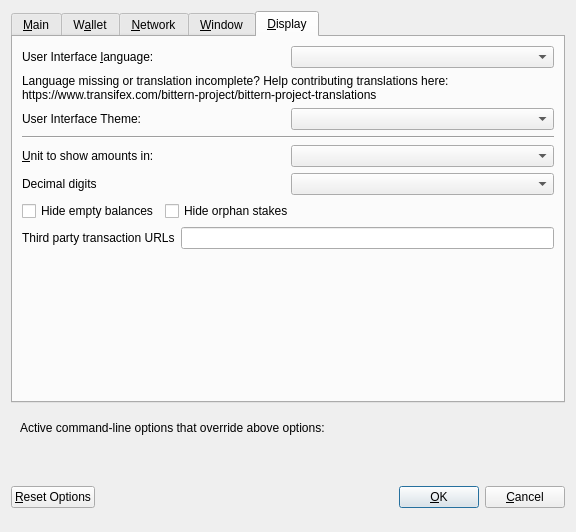
<?xml version="1.0" encoding="UTF-8"?>
<ui version="4.0">
 <class>OptionsDialog</class>
 <widget class="QDialog" name="OptionsDialog">
  <property name="geometry">
   <rect>
    <x>0</x>
    <y>0</y>
    <width>576</width>
    <height>532</height>
   </rect>
  </property>
  <property name="windowTitle">
   <string>Options</string>
  </property>
  <property name="modal">
   <bool>true</bool>
  </property>
  <layout class="QVBoxLayout" name="verticalLayout">
   <item>
    <widget class="QTabWidget" name="tabWidget">
     <property name="currentIndex">
      <number>4</number>
     </property>
     <widget class="QWidget" name="tabMain">
      <attribute name="title">
       <string>&amp;Main</string>
      </attribute>
      <layout class="QVBoxLayout" name="verticalLayout_Main">
       <item>
        <widget class="QCheckBox" name="bitcoinAtStartup">
         <property name="toolTip">
          <string>Automatically start BTR after logging in to the system.</string>
         </property>
         <property name="text">
          <string>&amp;Start BTR on system login</string>
         </property>
        </widget>
       </item>
       <item>
        <layout class="QHBoxLayout" name="horizontalLayout_2_Main">
         <item>
          <widget class="QLabel" name="databaseCacheLabel">
           <property name="text">
            <string>Size of &amp;database cache</string>
           </property>
           <property name="textFormat">
            <enum>Qt::PlainText</enum>
           </property>
           <property name="buddy">
            <cstring>databaseCache</cstring>
           </property>
          </widget>
         </item>
         <item>
          <widget class="QSpinBox" name="databaseCache"/>
         </item>
         <item>
          <widget class="QLabel" name="databaseCacheUnitLabel">
           <property name="text">
            <string>MB</string>
           </property>
           <property name="textFormat">
            <enum>Qt::PlainText</enum>
           </property>
          </widget>
         </item>
         <item>
          <spacer name="horizontalSpacer_2_Main">
           <property name="orientation">
            <enum>Qt::Horizontal</enum>
           </property>
           <property name="sizeHint" stdset="0">
            <size>
             <width>40</width>
             <height>20</height>
            </size>
           </property>
          </spacer>
         </item>
        </layout>
       </item>
       <item>
        <layout class="QHBoxLayout" name="horizontalLayout_3_Main">
         <item>
          <widget class="QLabel" name="threadsScriptVerifLabel">
           <property name="text">
            <string>Number of script &amp;verification threads</string>
           </property>
           <property name="textFormat">
            <enum>Qt::PlainText</enum>
           </property>
           <property name="buddy">
            <cstring>threadsScriptVerif</cstring>
           </property>
          </widget>
         </item>
         <item>
          <widget class="QSpinBox" name="threadsScriptVerif">
           <property name="toolTip">
            <string>(0 = auto, &lt;0 = leave that many cores free)</string>
           </property>
          </widget>
         </item>
         <item>
          <spacer name="horizontalSpacer_3_Main">
           <property name="orientation">
            <enum>Qt::Horizontal</enum>
           </property>
           <property name="sizeHint" stdset="0">
            <size>
             <width>40</width>
             <height>20</height>
            </size>
           </property>
          </spacer>
         </item>
        </layout>
       </item>
       <item>
        <spacer name="verticalSpacer_2">
         <property name="orientation">
          <enum>Qt::Vertical</enum>
         </property>
         <property name="sizeHint" stdset="0">
          <size>
           <width>20</width>
           <height>40</height>
          </size>
         </property>
        </spacer>
       </item>
       <item>
        <layout class="QHBoxLayout" name="horizontalLayout_3"/>
       </item>
       <item>
        <layout class="QHBoxLayout" name="horizontalLayout" stretch="">
         <property name="sizeConstraint">
          <enum>QLayout::SetFixedSize</enum>
         </property>
        </layout>
       </item>
      </layout>
     </widget>
     <widget class="QWidget" name="tabWallet">
      <attribute name="title">
       <string>W&amp;allet</string>
      </attribute>
      <layout class="QVBoxLayout" name="verticalLayout_Wallet">
       <item>
        <layout class="QHBoxLayout" name="horizontalLayout_2_Wallet">
         <item>
          <widget class="QLabel" name="labelStakeSplitThresholdText">
           <property name="text">
            <string>Stake split threshold:</string>
           </property>
          </widget>
         </item>
         <item>
          <widget class="QSpinBox" name="spinBoxStakeSplitThreshold">
           <property name="minimum">
            <number>1</number>
           </property>
           <property name="maximum">
            <number>999999</number>
           </property>
          </widget>
         </item>
        </layout>
       </item>
       <item>
        <widget class="QGroupBox" name="groupBox">
         <property name="title">
          <string>Expert</string>
         </property>
         <layout class="QVBoxLayout" name="verticalLayout_2">
          <item>
           <widget class="QCheckBox" name="coinControlFeatures">
            <property name="toolTip">
             <string>Whether to show coin control features or not.</string>
            </property>
            <property name="text">
             <string>Enable coin &amp;control features</string>
            </property>
           </widget>
          </item>
          <item>
           <widget class="QCheckBox" name="showMasternodesTab">
            <property name="toolTip">
             <string>Show additional tab listing all your masternodes in first sub-tab&lt;br/&gt;and all masternodes on the network in second sub-tab.</string>
            </property>
            <property name="text">
             <string>Show Masternodes Tab</string>
            </property>
           </widget>
          </item>
          <item>
           <widget class="QCheckBox" name="spendZeroConfChange">
            <property name="toolTip">
             <string>If you disable the spending of unconfirmed change, the change from a transaction&lt;br/&gt;cannot be used until that transaction has at least one confirmation.&lt;br/&gt;This also affects how your balance is computed.</string>
            </property>
            <property name="text">
             <string>&amp;Spend unconfirmed change</string>
            </property>
           </widget>
          </item>
         </layout>
        </widget>
       </item>
       <item>
        <spacer name="verticalSpacer_Wallet">
         <property name="orientation">
          <enum>Qt::Vertical</enum>
         </property>
         <property name="sizeHint" stdset="0">
          <size>
           <width>20</width>
           <height>40</height>
          </size>
         </property>
        </spacer>
       </item>
      </layout>
     </widget>
     <widget class="QWidget" name="tabNetwork">
      <attribute name="title">
       <string>&amp;Network</string>
      </attribute>
      <layout class="QVBoxLayout" name="verticalLayout_Network">
       <item>
        <widget class="QCheckBox" name="mapPortUpnp">
         <property name="toolTip">
          <string>Automatically open the BTR client port on the router. This only works when your router supports UPnP and it is enabled.</string>
         </property>
         <property name="text">
          <string>Map port using &amp;UPnP</string>
         </property>
        </widget>
       </item>
       <item>
        <widget class="QCheckBox" name="allowIncoming">
         <property name="toolTip">
          <string>Accept connections from outside</string>
         </property>
         <property name="text">
          <string>Allow incoming connections</string>
         </property>
        </widget>
       </item>
       <item>
        <widget class="QCheckBox" name="connectSocks">
         <property name="toolTip">
          <string>Connect to the BTR network through a SOCKS5 proxy.</string>
         </property>
         <property name="text">
          <string>&amp;Connect through SOCKS5 proxy (default proxy):</string>
         </property>
        </widget>
       </item>
       <item>
        <layout class="QHBoxLayout" name="horizontalLayout_1_Network">
         <item>
          <widget class="QLabel" name="proxyIpLabel">
           <property name="text">
            <string>Proxy &amp;IP:</string>
           </property>
           <property name="textFormat">
            <enum>Qt::PlainText</enum>
           </property>
           <property name="buddy">
            <cstring>proxyIp</cstring>
           </property>
          </widget>
         </item>
         <item>
          <widget class="QValidatedLineEdit" name="proxyIp">
           <property name="minimumSize">
            <size>
             <width>140</width>
             <height>0</height>
            </size>
           </property>
           <property name="maximumSize">
            <size>
             <width>140</width>
             <height>16777215</height>
            </size>
           </property>
           <property name="toolTip">
            <string>IP address of the proxy (e.g. IPv4: 127.0.0.1 / IPv6: ::1)</string>
           </property>
          </widget>
         </item>
         <item>
          <widget class="QLabel" name="proxyPortLabel">
           <property name="text">
            <string>&amp;Port:</string>
           </property>
           <property name="textFormat">
            <enum>Qt::PlainText</enum>
           </property>
           <property name="buddy">
            <cstring>proxyPort</cstring>
           </property>
          </widget>
         </item>
         <item>
          <widget class="QLineEdit" name="proxyPort">
           <property name="minimumSize">
            <size>
             <width>55</width>
             <height>0</height>
            </size>
           </property>
           <property name="maximumSize">
            <size>
             <width>55</width>
             <height>16777215</height>
            </size>
           </property>
           <property name="toolTip">
            <string>Port of the proxy (e.g. 9050)</string>
           </property>
          </widget>
         </item>
         <item>
          <spacer name="horizontalSpacer_1_Network">
           <property name="orientation">
            <enum>Qt::Horizontal</enum>
           </property>
           <property name="sizeHint" stdset="0">
            <size>
             <width>40</width>
             <height>20</height>
            </size>
           </property>
          </spacer>
         </item>
        </layout>
       </item>
       <item>
        <spacer name="verticalSpacer_Network">
         <property name="orientation">
          <enum>Qt::Vertical</enum>
         </property>
         <property name="sizeHint" stdset="0">
          <size>
           <width>20</width>
           <height>40</height>
          </size>
         </property>
        </spacer>
       </item>
      </layout>
     </widget>
     <widget class="QWidget" name="tabWindow">
      <attribute name="title">
       <string>&amp;Window</string>
      </attribute>
      <layout class="QVBoxLayout" name="verticalLayout_Window">
       <item>
        <widget class="QCheckBox" name="minimizeToTray">
         <property name="toolTip">
          <string>Show only a tray icon after minimizing the window.</string>
         </property>
         <property name="text">
          <string>&amp;Minimize to the tray instead of the taskbar</string>
         </property>
        </widget>
       </item>
       <item>
        <widget class="QCheckBox" name="minimizeOnClose">
         <property name="toolTip">
          <string>Minimize instead of exit the application when the window is closed. When this option is enabled, the application will be closed only after selecting Quit in the menu.</string>
         </property>
         <property name="text">
          <string>M&amp;inimize on close</string>
         </property>
        </widget>
       </item>
       <item>
        <spacer name="verticalSpacer_Window">
         <property name="orientation">
          <enum>Qt::Vertical</enum>
         </property>
         <property name="sizeHint" stdset="0">
          <size>
           <width>20</width>
           <height>40</height>
          </size>
         </property>
        </spacer>
       </item>
      </layout>
     </widget>
     <widget class="QWidget" name="tabDisplay">
      <attribute name="title">
       <string>&amp;Display</string>
      </attribute>
      <layout class="QVBoxLayout" name="verticalLayout_Display">
       <item>
        <layout class="QHBoxLayout" name="horizontalLayout_1_Display">
         <item>
          <widget class="QLabel" name="langLabel">
           <property name="text">
            <string>User Interface &amp;language:</string>
           </property>
           <property name="textFormat">
            <enum>Qt::PlainText</enum>
           </property>
           <property name="buddy">
            <cstring>lang</cstring>
           </property>
          </widget>
         </item>
         <item>
          <widget class="QValueComboBox" name="lang">
           <property name="toolTip">
            <string>The user interface language can be set here. This setting will take effect after restarting BTR.</string>
           </property>
          </widget>
         </item>
        </layout>
       </item>
       <item>
        <widget class="QLabel" name="label_3">
         <property name="toolTip">
          <string notr="true"/>
         </property>
         <property name="statusTip">
          <string notr="true"/>
         </property>
         <property name="whatsThis">
          <string notr="true"/>
         </property>
         <property name="accessibleName">
          <string notr="true"/>
         </property>
         <property name="text">
          <string>Language missing or translation incomplete? Help contributing translations here:
https://www.transifex.com/bittern-project/bittern-project-translations</string>
         </property>
         <property name="wordWrap">
          <bool>true</bool>
         </property>
         <property name="openExternalLinks">
          <bool>true</bool>
         </property>
         <property name="textInteractionFlags">
          <set>Qt::TextBrowserInteraction</set>
         </property>
        </widget>
       </item>
       <item>
        <layout class="QHBoxLayout" name="horizontalLayout_2_Display" stretch="0,0">
         <item>
          <widget class="QLabel" name="themeLabel">
           <property name="text">
            <string>User Interface Theme:</string>
           </property>
          </widget>
         </item>
         <item>
          <widget class="QValueComboBox" name="theme"/>
         </item>
        </layout>
       </item>
       <item>
        <widget class="Line" name="line">
         <property name="orientation">
          <enum>Qt::Horizontal</enum>
         </property>
        </widget>
       </item>
       <item>
        <layout class="QHBoxLayout" name="horizontalLayout_3_Display">
         <item>
          <widget class="QLabel" name="unitLabel">
           <property name="text">
            <string>&amp;Unit to show amounts in:</string>
           </property>
           <property name="textFormat">
            <enum>Qt::PlainText</enum>
           </property>
           <property name="buddy">
            <cstring>unit</cstring>
           </property>
          </widget>
         </item>
         <item>
          <widget class="QValueComboBox" name="unit">
           <property name="toolTip">
            <string>Choose the default subdivision unit to show in the interface and when sending coins.</string>
           </property>
          </widget>
         </item>
        </layout>
       </item>
       <item>
        <layout class="QHBoxLayout" name="horizontalLayout_4_Display">
         <item>
          <widget class="QLabel" name="digitsLabel">
           <property name="text">
            <string>Decimal digits</string>
           </property>
          </widget>
         </item>
         <item>
          <widget class="QValueComboBox" name="digits"/>
         </item>
        </layout>
       </item>
       <item>
        <layout class="QHBoxLayout" name="horizontalLayout_5_Display">
         <item>
          <widget class="QCheckBox" name="checkBoxHideZeroBalances">
           <property name="toolTip">
            <string>Hide empty balances</string>
           </property>
           <property name="layoutDirection">
            <enum>Qt::LeftToRight</enum>
           </property>
           <property name="text">
            <string>Hide empty balances</string>
           </property>
          </widget>
         </item>
         <item>
          <widget class="QCheckBox" name="checkBoxHideOrphans">
           <property name="toolTip">
            <string>Hide orphan stakes in transaction lists</string>
           </property>
           <property name="text">
            <string>Hide orphan stakes</string>
           </property>
          </widget>
         </item>
         <item>
          <spacer name="horizontalSpacer">
           <property name="orientation">
            <enum>Qt::Horizontal</enum>
           </property>
           <property name="sizeHint" stdset="0">
            <size>
             <width>40</width>
             <height>20</height>
            </size>
           </property>
          </spacer>
         </item>
        </layout>
       </item>
       <item>
        <layout class="QHBoxLayout" name="horizontalLayout_6_Display">
         <item>
          <widget class="QLabel" name="thirdPartyTxUrlsLabel">
           <property name="toolTip">
            <string>Third party URLs (e.g. a block explorer) that appear in the transactions tab as context menu items. %s in the URL is replaced by transaction hash. Multiple URLs are separated by vertical bar |.</string>
           </property>
           <property name="text">
            <string>Third party transaction URLs</string>
           </property>
           <property name="buddy">
            <cstring>thirdPartyTxUrls</cstring>
           </property>
          </widget>
         </item>
         <item>
          <widget class="QLineEdit" name="thirdPartyTxUrls">
           <property name="toolTip">
            <string>Third party URLs (e.g. a block explorer) that appear in the transactions tab as context menu items. %s in the URL is replaced by transaction hash. Multiple URLs are separated by vertical bar |.</string>
           </property>
          </widget>
         </item>
        </layout>
       </item>
       <item>
        <spacer name="verticalSpacer">
         <property name="orientation">
          <enum>Qt::Vertical</enum>
         </property>
         <property name="sizeHint" stdset="0">
          <size>
           <width>20</width>
           <height>40</height>
          </size>
         </property>
        </spacer>
       </item>
      </layout>
     </widget>
    </widget>
   </item>
   <item>
    <widget class="QFrame" name="frame">
     <layout class="QVBoxLayout" name="verticalLayout_Bottom">
      <item>
       <layout class="QHBoxLayout" name="horizontalLayout_Bottom">
        <item>
         <widget class="QLabel" name="overriddenByCommandLineInfoLabel">
          <property name="text">
           <string>Active command-line options that override above options:</string>
          </property>
          <property name="textFormat">
           <enum>Qt::PlainText</enum>
          </property>
         </widget>
        </item>
        <item>
         <spacer name="horizontalSpacer_Bottom">
          <property name="orientation">
           <enum>Qt::Horizontal</enum>
          </property>
          <property name="sizeHint" stdset="0">
           <size>
            <width>40</width>
            <height>20</height>
           </size>
          </property>
         </spacer>
        </item>
       </layout>
      </item>
      <item>
       <widget class="QLabel" name="overriddenByCommandLineLabel">
        <property name="text">
         <string/>
        </property>
        <property name="textFormat">
         <enum>Qt::PlainText</enum>
        </property>
        <property name="wordWrap">
         <bool>true</bool>
        </property>
       </widget>
      </item>
     </layout>
    </widget>
   </item>
   <item>
    <layout class="QHBoxLayout" name="horizontalLayout_Buttons">
     <item>
      <widget class="QPushButton" name="resetButton">
       <property name="toolTip">
        <string>Reset all client options to default.</string>
       </property>
       <property name="text">
        <string>&amp;Reset Options</string>
       </property>
       <property name="autoDefault">
        <bool>false</bool>
       </property>
      </widget>
     </item>
     <item>
      <spacer name="horizontalSpacer_1">
       <property name="orientation">
        <enum>Qt::Horizontal</enum>
       </property>
       <property name="sizeHint" stdset="0">
        <size>
         <width>40</width>
         <height>48</height>
        </size>
       </property>
      </spacer>
     </item>
     <item>
      <widget class="QLabel" name="statusLabel">
       <property name="minimumSize">
        <size>
         <width>200</width>
         <height>0</height>
        </size>
       </property>
       <property name="font">
        <font>
         <weight>75</weight>
         <bold>true</bold>
        </font>
       </property>
       <property name="text">
        <string/>
       </property>
       <property name="textFormat">
        <enum>Qt::PlainText</enum>
       </property>
       <property name="wordWrap">
        <bool>true</bool>
       </property>
      </widget>
     </item>
     <item>
      <spacer name="horizontalSpacer_2">
       <property name="orientation">
        <enum>Qt::Horizontal</enum>
       </property>
       <property name="sizeHint" stdset="0">
        <size>
         <width>40</width>
         <height>48</height>
        </size>
       </property>
      </spacer>
     </item>
     <item>
      <widget class="QPushButton" name="okButton">
       <property name="text">
        <string>&amp;OK</string>
       </property>
       <property name="autoDefault">
        <bool>false</bool>
       </property>
       <property name="default">
        <bool>true</bool>
       </property>
      </widget>
     </item>
     <item>
      <widget class="QPushButton" name="cancelButton">
       <property name="text">
        <string>&amp;Cancel</string>
       </property>
       <property name="autoDefault">
        <bool>false</bool>
       </property>
      </widget>
     </item>
    </layout>
   </item>
  </layout>
 </widget>
 <customwidgets>
  <customwidget>
   <class>QValidatedLineEdit</class>
   <extends>QLineEdit</extends>
   <header>qvalidatedlineedit.h</header>
  </customwidget>
  <customwidget>
   <class>QValueComboBox</class>
   <extends>QComboBox</extends>
   <header>qvaluecombobox.h</header>
  </customwidget>
 </customwidgets>
 <resources/>
 <connections/>
</ui>
